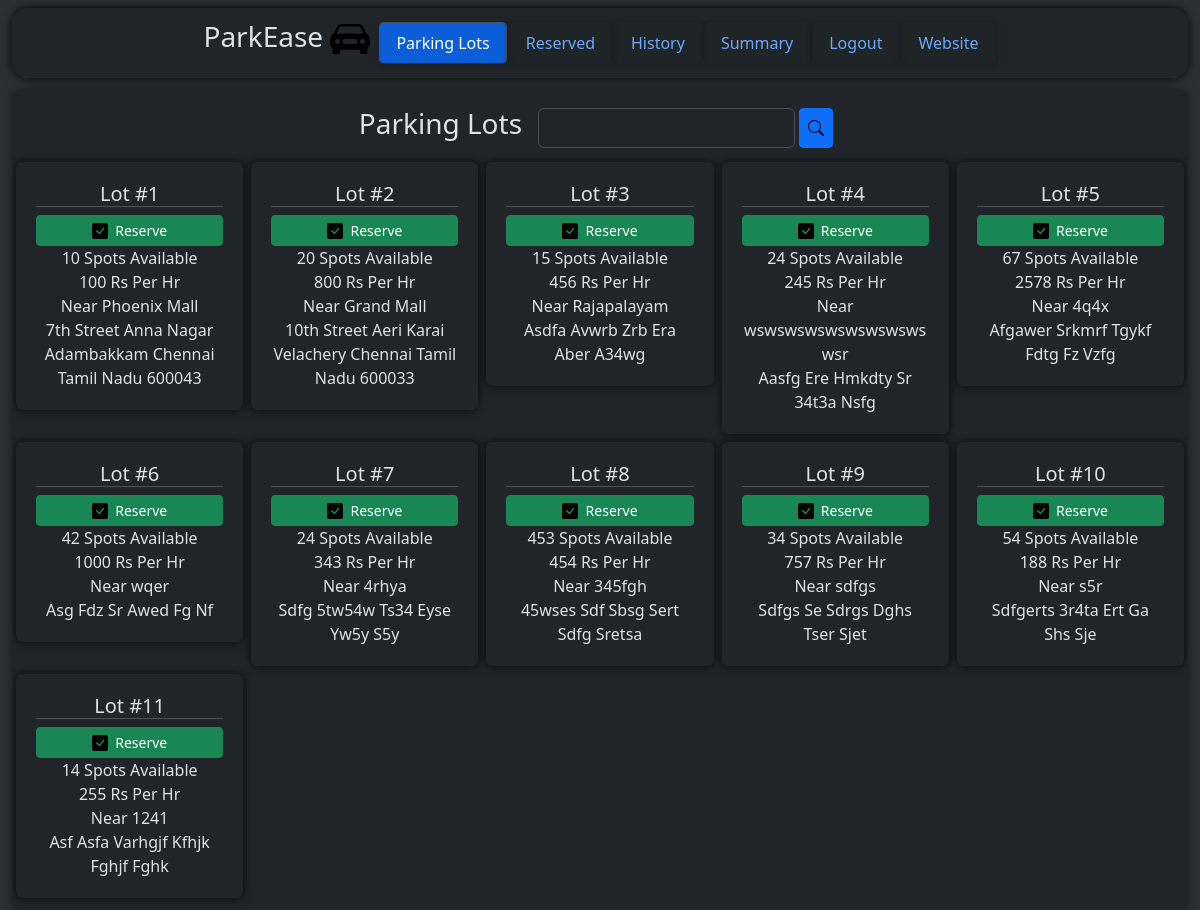
Before: /user/dashboard (signed in) with the older database file.
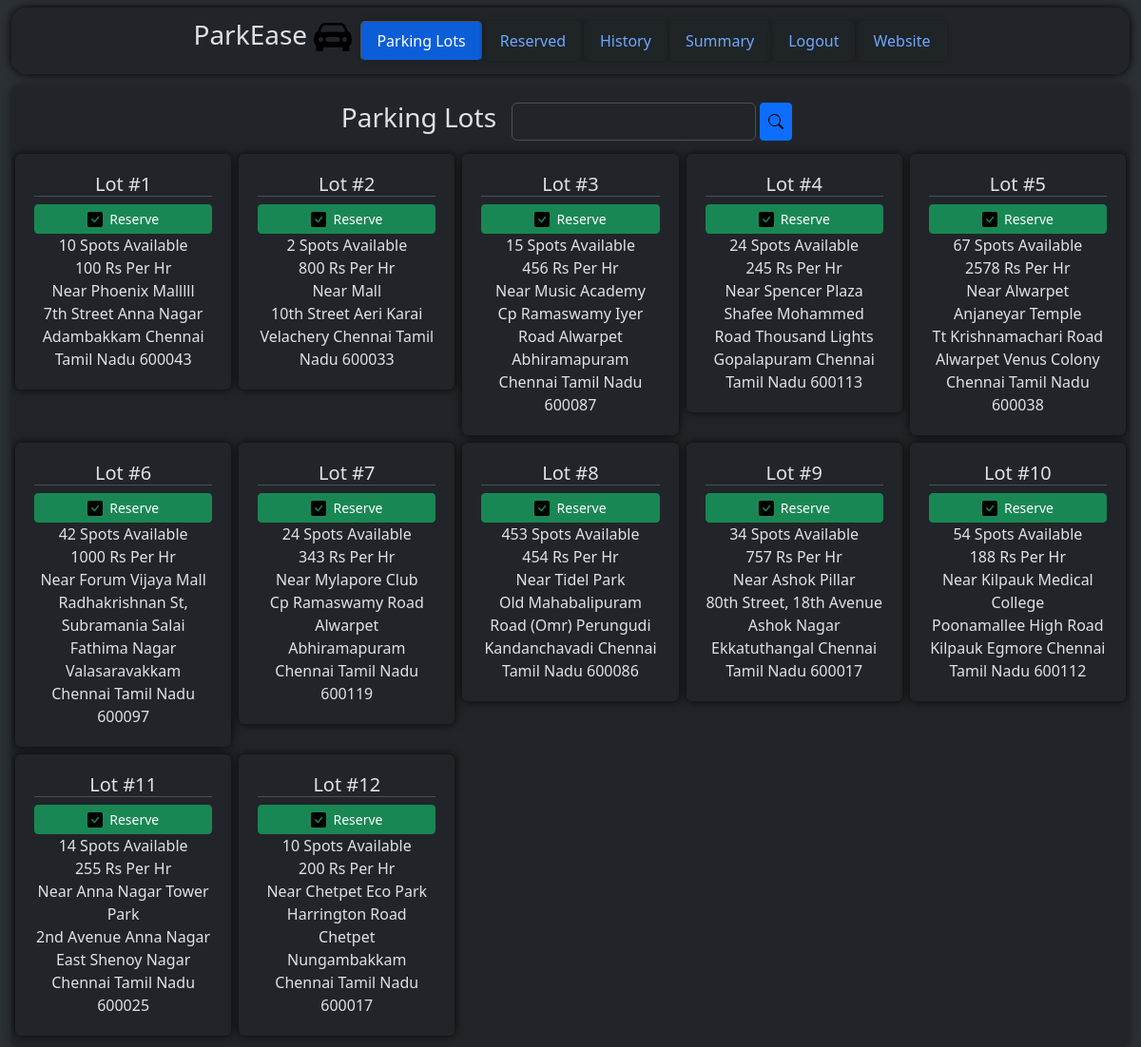
After: the same page with the newer database file.
### models/parkingInfo.py (models this page shows, shortened)
class ParkingLot(db.Model) :
    __tablename__ = "parkinglot"
    id = db.Column(db.Integer, primary_key = True, autoincrement = True)
    landmark = db.Column(db.String)
    noOfParkingSpots = db.Column(db.Integer)
    pricePerHr = db.Column(db.Integer)
    addressId = db.Column(db.Integer, db.ForeignKey("address.id"))
    address = db.relationship("Address", uselist = False, backref = "parkingLot") #parking lot and address is 1 - 1
    parkingSpots = db.relationship("ParkingSpot", backref = "parkingLot") #parking lot and parking spot is 1 - M

### models/userInfo.py (models this page shows)
class Address(db.Model) :
    __tablename__ = "address"
    id = db.Column(db.Integer, primary_key = True, autoincrement = True)
    streetName = db.Column(db.String)
    locality = db.Column(db.String)
    subLocality = db.Column(db.String)
    city = db.Column(db.String)
    state = db.Column(db.String)
    pinCode = db.Column(db.String)
    def __str__(self) :
        return "{} {} {} {} {} {} {}".format(self.id, self.streetName.lower(), self.locality.lower(), self.subLocality.lower(), self.city.lower(), self.state.lower(), self.pinCode)

### controllers/userDashboard.py (the view)
@userbp.route("/dashboard", methods = ["GET", "POST"])
def dashboard() :
    if request.method == "GET" :
        return render_template("user/userDashboard.html", parkingLots = viewParkingLots())
    elif request.method == "POST" :
        session["parkingLotId"] = request.form["parkingLotId"]
        return redirect(url_for("user.vehicleNo"))
    return render_template("user/userDashboard.html", parkingLots = viewParkingLots())

### controllers/adminDashboard.py (called while the page is built)
def viewParkingLots() :
    return db.session.execute(db.select(ParkingLot)).scalars().all()

### controllers/userDashboard.py (called while the page is built)
@userbp.before_request
def restrict() :
    if session.get("type") != "user" :
        return redirect(url_for("general.signIn"))

### templates/user/userDashboard.html (shortened to what this page needs)
<!DOCTYPE html>
<html class = "h-100" data-bs-theme = "dark">
    <head>
        <link rel = "stylesheet" href = "/static/bootstrap/css/bootstrap.min.css"/>
        <link rel = "stylesheet" href = "/static/css/style.css"/>
    </head>
    <body class = "h-100">
        <div class = "container-fluid bg-body-tertiary min-vh-100">
            <div class = "container-fluid d-flex justify-content-center bg-body">
                <div class = "d-flex justify-content-center align-items-center container-fluid mt-2 rounded-4 position-fixed height" style = "background-color: rgba(33, 37, 41, 0.9); z-index: 1000; box-shadow: 0 0 10px rgb(0, 0, 0); backdrop-filter: blur(3px);">
                    <div class = "overflow-auto" style = "height: 100%; width: 100%;">
                        <ul class = "nav nav-tabs d-flex align-items-center justify-content-center" style = "height: 100%; width: 100%;">
                            <a href = "/" class = "text-decoration-none text-reset me-2">
                                <h3>
                                    ParkEase
                                    <img src = "/static\images\car-front-fill.svg" alt = "Logo" style = "width: 40px;"/>
                                </h3>
                            </a>
                            <li class = "nav-item">
                                <a class = "nav-link active" href = "/user/dashboard">
                                    Parking Lots
                                </a>
                            </li>
                            <li class = "nav-item">
                                <a class = "nav-link", href = "/user/dashboard/reserved">
                                    Reserved
                                </a>
                            </li>
                            <li class = "nav-item">
                                <a class = "nav-link", href = "/user/dashboard/history">
                                    History
                                </a>
                            </li>
                            <li class = "nav-item">
                                <a class = "nav-link" href = "/user/dashboard/summary">
                                    Summary
                                </a>
                            </li>
                            <li class = "nav-item">
                                <a class = "nav-link" href = "/signIn">
                                    Logout
                                </a>
                            </li>
                            <li class = "nav-item">
                                <a class = "nav-link" href = "/">
                                    Website
                                </a>
                            </li>
                        </ul>
                    </div>
                </div>
            </div>
            <div class = "rounded-3 container-fluid bg-body p-2 overflow-auto margin-top" style = "height: 80%; box-shadow: 0 0 10px rgb(24, 26, 29);">
                <div class = "d-flex justify-content-center align-items-center gap-2" style = "height: 60px;">
                    <h3>
                        Parking Lots
                    </h3>
                    <p>
                        <form method = "POST" action = "/user/dashboard/searchResults" class = "d-flex">
                            <input type = "text" name = "searchValue" class = "form-control" style = "height: 40px;"/> &nbsp;
                            <button type = "submit" name = "action" value = "search" class = "btn btn-primary btn-sm d-flex justify-content-center align-items-center" style = "height: 40px;">
                                <img src = "\static\images\search.svg" alt = "Search"/>
                            </button>
                        </form>
                    </p>
                </div>
                <div class = "ms-1 me-1">
                    <div class = "row row-cols-1 row-cols-sm-2 row-cols-md-3 row-cols-lg-4 row-cols-xl-5 row-cols-xxl-6">
                        {% for parkingLot in parkingLots %}
                            <div class = "col p-1">
                                <div class = "card p-1" style = "box-shadow: 0 0 10px rgb(7, 8, 8); border: none;">
                                    <form method = "POST" action = "/user/dashboard" style = "height: 100%; width: 100%;">
                                        <div class = "card-body">
                                            <h5 class = "card-title text-center border-bottom">
                                                Lot #{{ parkingLot.id }}
                                            </h5>
                                            <button type = "submit" name = "action" value = "reserve" class = "btn btn-success btn-sm d-flex align-items-center justify-content-center" style = "z-index: 998; position: relative; width: 100%;">
                                                <img src = "\static\images\check-square-fill.svg"/>
                                                &nbsp;
                                                Reserve
                                            </button>
                                            <p class = "card-text text-center">
                                                {{ parkingLot.parkingSpots | selectattr("status", "equalto", 0) | list | count }} Spots Available
                                                <br/>
                                                {{ parkingLot.pricePerHr }} Rs Per Hr
                                                <br/>
                                                Near {{ parkingLot.landmark }}
                                                <br/>
                                                {{ parkingLot.address.__str__()[2:] | title }}
                                            </p>
                                        </div>
                                    </form>
                                </div>
                            </div>
                        {% endfor %}
                    </div>
                </div>
            </div>
        </div>
    </body>
</html>

### static/css/style.css (style rules this page uses)
.nav-tabs { border: none; }
.nav-tabs .nav-link { border-radius: 5px; margin: 1px; box-shadow: 0 0 5px rgb(25, 28, 31); backdrop-filter: blur(1px); }
.nav-tabs .nav-link.active { background-color: rgb(11, 94, 215); }
.height { height: 70px; width: 98%; }
.margin-top { margin-top: 90px }

Changed rows visible on the page:
changed ParkingLot "7th Street Anna Nagar Adambakkam Chennai Tamil Nadu 600043": landmark "Phoenix Mall" → "Phoenix Malllll"
changed ParkingLot "10th Street Aeri Karai Velachery Chennai Tamil Nadu 600033": parkingSpots|selectattr "20" → "2"; landmark "Grand Mall" → "Mall"
changed ParkingLot id 3: landmark "Rajapalayam" → "Music Academy"; address "Asdfa Avwrb Zrb Era Aber A34wg" → "Cp Ramaswamy Iyer Road Alwarpet Abhiramapuram Chennai Tamil Nadu 600087"
changed ParkingLot id 4: landmark "wswswswswswswswswswsr" → "Spencer Plaza"; address "Aasfg Ere Hmkdty Sr 34t3a Nsfg" → "Shafee Mohammed Road Thousand Lights Gopalapuram Chennai Tamil Nadu 600113"
changed ParkingLot id 5: landmark "4q4x" → "Alwarpet Anjaneyar Temple"; address "Afgawer Srkmrf Tgykf Fdtg Fz Vzfg" → "Tt Krishnamachari Road Alwarpet Venus Colony Chennai Tamil Nadu 600038"
changed ParkingLot id 6: landmark "wqer" → "Forum Vijaya Mall"; address "Asg Fdz Sr Awed Fg Nf" → "Radhakrishnan St, Subramania Salai Fathima Nagar Valasaravakkam Chennai Tamil Nadu 600097"
changed ParkingLot id 7: landmark "4rhya" → "Mylapore Club"; address "Sdfg 5tw54w Ts34 Eyse Yw5y S5y" → "Cp Ramaswamy Road Alwarpet Abhiramapuram Chennai Tamil Nadu 600119"
changed ParkingLot id 8: landmark "345fgh" → "Tidel Park"; address "45wses Sdf Sbsg Sert Sdfg Sretsa" → "Old Mahabalipuram Road (Omr) Perungudi Kandanchavadi Chennai Tamil Nadu 600086"
changed ParkingLot id 9: landmark "sdfgs" → "Ashok Pillar"; address "Sdfgs Se Sdrgs Dghs Tser Sjet" → "80th Street, 18th Avenue Ashok Nagar Ekkatuthangal Chennai Tamil Nadu 600017"
changed ParkingLot id 10: landmark "s5r" → "Kilpauk Medical College"; address "Sdfgerts 3r4ta Ert Ga Shs Sje" → "Poonamallee High Road Kilpauk Egmore Chennai Tamil Nadu 600112"
changed ParkingLot id 11: landmark "1241" → "Anna Nagar Tower Park"; address "Asf Asfa Varhgjf Kfhjk Fghjf Fghk" → "2nd Avenue Anna Nagar East Shenoy Nagar Chennai Tamil Nadu 600025"
added ParkingLot: id "12", parkingSpots|selectattr "10", pricePerHr "200", landmark "Chetpet Eco Park", address "Harrington Road Chetpet Nungambakkam Chennai Tamil Nadu 600017"
